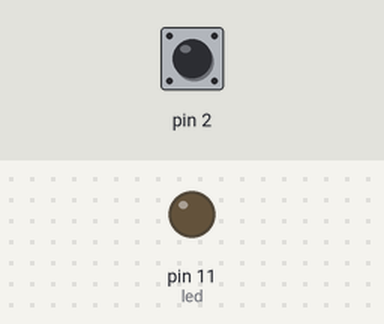
The sketch below on a simulated Arduino Uno, built with avr-gcc and run on an emulated ATmega328P. Shown: output pins drawn as LEDs (lit = HIGH). The test bench sets the inputs (shaded band); at power-on: pin 2 HIGH.

Above: at 1.2 s.
1.3 s: pin 2 pulled LOW for 0.15 s
At 1.37 s:
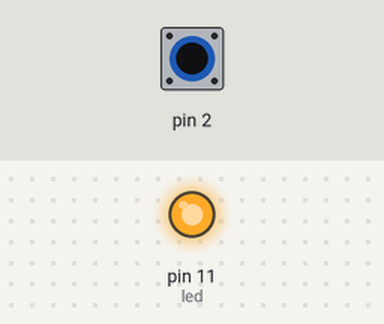
2.9 s: pin 2 pulled LOW for 3.2 s
At 7.1 s:
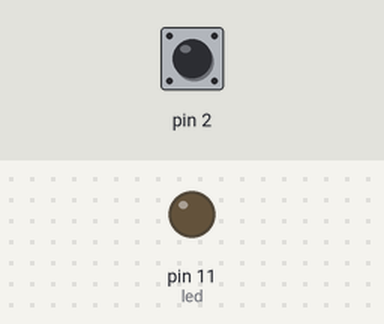
Timing chart, 0 to 8.6 s (numbered marks = the images above; inputs shaded):
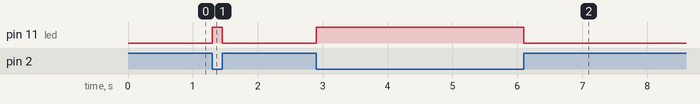

Measured:
- after the input at 1.3 s, pin 11 (led): LOW → HIGH at once, → LOW 0.15 s later
- after the input at 2.9 s, pin 11 (led): LOW → HIGH at once, → LOW 3.2 s later

The sketch:

bat_sang_led.ino
```cpp
int led = 11;
int trangthai = LOW;
void setup()
{
    pinMode(led, OUTPUT);
    digitalWrite(2, HIGH);
    attachInterrupt(0, tatled, CHANGE);

}
void loop()
{
    digitalWrite(led, trangthai);
}
void tatled()
{
    trangthai = !trangthai;
}
```
